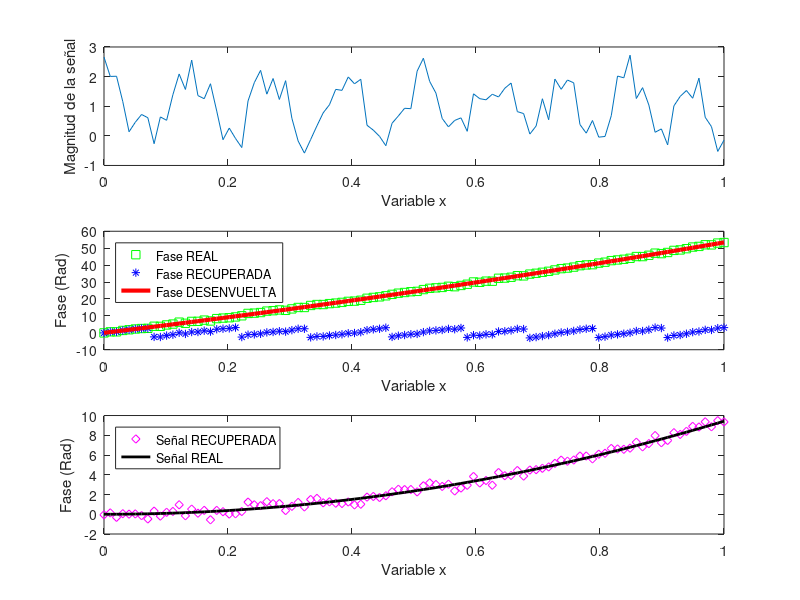

The MATLAB source for this figure:
% Este código es un ejemplo de como funciona el método de 4 pasos para la 
% extracción de fase.
%% DEFINICIONES PRINCIPALES
%Número de ddatos
numDatos=100;
%Itervalo de medición
x=linspace(0,1,numDatos);
%Frecuencia de la portadora
f=7;
%Creamos la señal de fase
portadora=2*pi*f*x;
%Señal de interés
phi=3*pi*x.^2;
%Amplitud del ruido
noiseAmp=3;
%Definimos los términos constantes y de amplitud del ruido
a1=1+ noiseAmp*0.5*(rand(1,numDatos)-0.5); b=1;
a2=1+ noiseAmp*0.5*(rand(1,numDatos)-0.5); 
a3=1+ noiseAmp*0.5*(rand(1,numDatos)-0.5); 
a4=1+ noiseAmp*0.5*(rand(1,numDatos)-0.5); 

%% METODO DE 4 PASOS
I1= a1+ b*cos(portadora + phi);
I2= a2+ b*cos(portadora + phi + pi/2);
I3= a3+ b*cos(portadora + phi + 2*pi/2);
I4= a4+ b*cos(portadora + phi + 3*pi/2);

%Obtención de la fase
psi=-atan2( (I2-I4) , (I1-I3));
%% DESENVOLVEMOS LA FASE
fase_des=unwrap(psi);

%Obtenemos la señal de interés
phi_rec=fase_des-portadora;
%% MOSTRAMOS RESULTADOS
%Gráfica de la señal original
subplot(3,1,1)
plot(x,I1);
xlabel('Variable x')
ylabel('Magnitud de la señal')

%Gráfica de la fase real y recuperada
subplot(3,1,2)
plot(x, fase_des, 'sg')
hold on
plot(x, psi, '*b')
plot(x,portadora+phi, 'r', 'linewidth',3);
hold off
xlabel('Variable x');
ylabel('Fase (Rad)');

%Colocamos las etiquetas a los datos
legend('Fase REAL','Fase RECUPERADA', 'Fase DESENVUELTA', 'Location', 'NorthWest')

%Gráfica de señal de interés
subplot(3,1,3)
plot(x, phi_rec, 'dm', x, phi, 'k', 'linewidth',2)
xlabel('Variable x')
ylabel('Fase (Rad)')
legend('Señal RECUPERADA','Señal REAL','Location', 'NorthWest')


